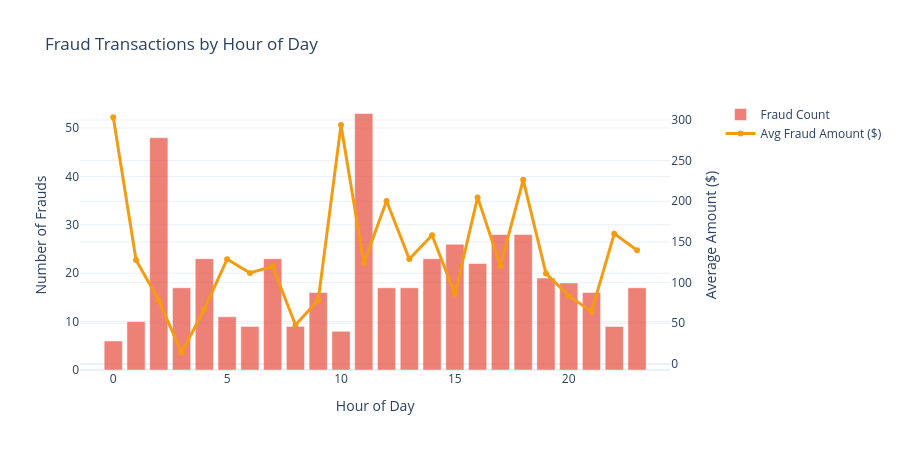

Source (notebook cell):
### Markdown cell above
### 4.6 :  Interactive Plotly Visualization

### Code cell
# Interactive: Fraud by Hour with Amount
fraud_df = df[df['Class'] == 1].copy()
fraud_df['Hour_Bin'] = fraud_df['Hour'].astype(int)

hourly_fraud = fraud_df.groupby('Hour_Bin').agg(
    Fraud_Count=('Class', 'count'),
    Avg_Amount=('Amount', 'mean'),
    Total_Amount=('Amount', 'sum')
).reset_index()

fig = make_subplots(specs=[[{"secondary_y": True}]])

fig.add_trace(
    go.Bar(x=hourly_fraud['Hour_Bin'], y=hourly_fraud['Fraud_Count'],
           name='Fraud Count', marker_color='#e74c3c', opacity=0.7),
    secondary_y=False
)

fig.add_trace(
    go.Scatter(x=hourly_fraud['Hour_Bin'], y=hourly_fraud['Avg_Amount'],
               name='Avg Fraud Amount ($)', line=dict(color='#f39c12', width=3),
               mode='lines+markers'),
    secondary_y=True
)

fig.update_layout(
    title_text='Fraud Transactions by Hour of Day',
    xaxis_title='Hour of Day',
    template='plotly_white',
    height=450
)
fig.update_yaxes(title_text='Number of Frauds', secondary_y=False)
fig.update_yaxes(title_text='Average Amount ($)', secondary_y=True)

fig.show()

### Figure 1 — Plotly figure (JSON) as saved in the notebook; plotly's stock layout.template omitted (floating-point values rounded to 4 significant figures)
{"data": [{"marker": {"color": "#e74c3c"}, "name": "Fraud Count", "opacity": 0.7, "type": "bar", "x": [0, 1, 2, 3, 4, 5, 6, 7, 8, 9, 10, 11, 12, 13, 14, 15, 16, 17, 18, 19, 20, 21, 22, 23], "xaxis": "x", "y": [6, 10, 48, 17, 23, 11, 9, 23, 9, 16, 8, 53, 17, 17, 23, 26, 22, 28, 28, 19, 18, 16, 9, 17], "yaxis": "y"}, {"line": {"color": "#f39c12", "width": 3}, "mode": "lines+markers", "name": "Avg Fraud Amount ($)", "type": "scatter", "x": [0, 1, 2, 3, 4, 5, 6, 7, 8, 9, 10, 11, 12, 13, 14, 15, 16, 17, 18, 19, 20, 21, 22, 23], "xaxis": "x", "y": [303.3, 127.9, 78.19, 13.76, 67.31, 128.8, 111.9, 119.9, 47.89, 78.46, 293.7, 124.0, 200.4, 129.1, 158.3, 85.93, 204.8, 120.4, 226.4, 111.3, 83.91, 64.34, 160.2, 139.9], "yaxis": "y2"}], "layout": {"height": 450, "title": {"text": "Fraud Transactions by Hour of Day"}, "xaxis": {"anchor": "y", "domain": [0.0, 0.94], "title": {"text": "Hour of Day"}}, "yaxis": {"anchor": "x", "domain": [0.0, 1.0], "title": {"text": "Number of Frauds"}}, "yaxis2": {"anchor": "x", "overlaying": "y", "side": "right", "title": {"text": "Average Amount ($)"}}}}
